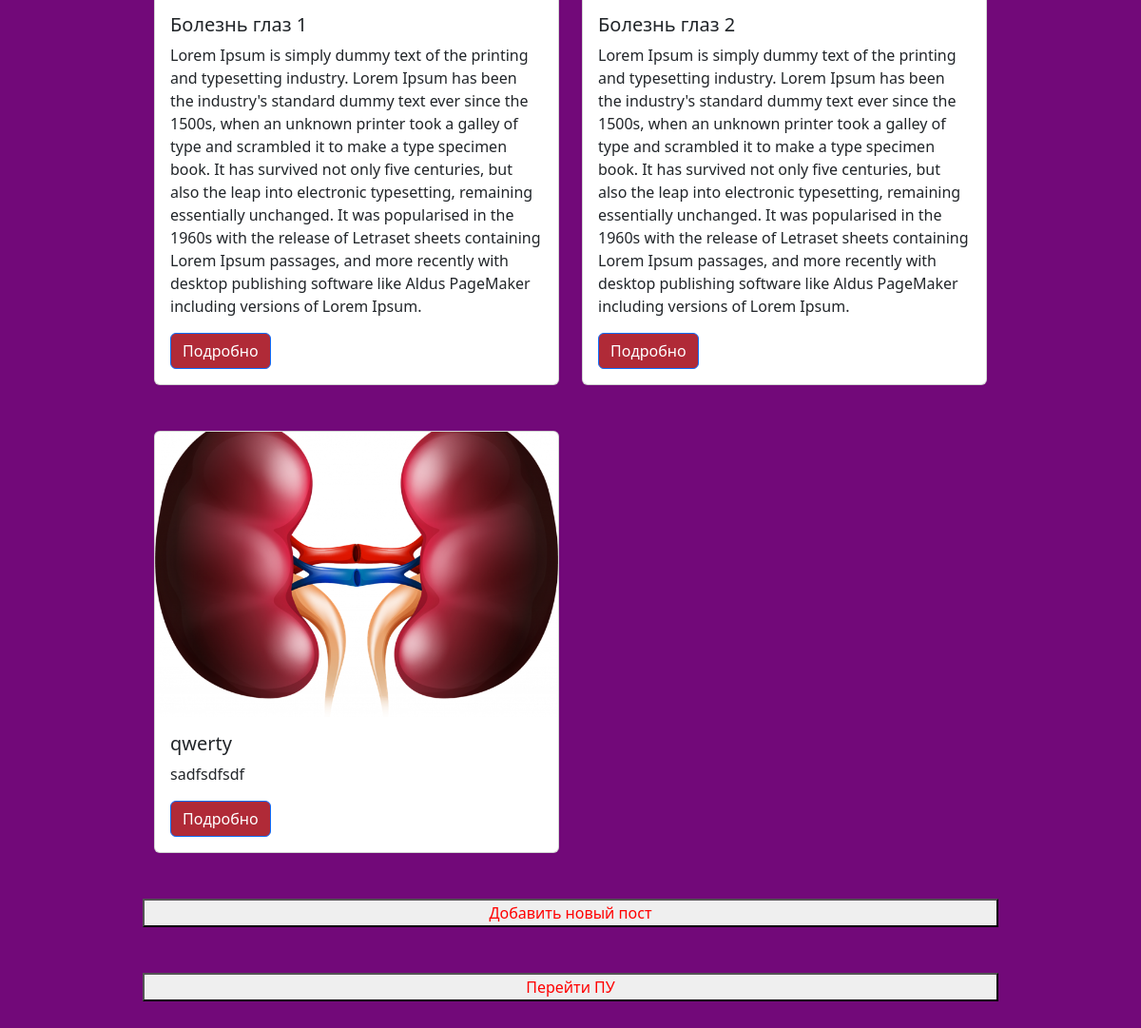
The page /medshows/ (lower part) on the database as committed earlier.
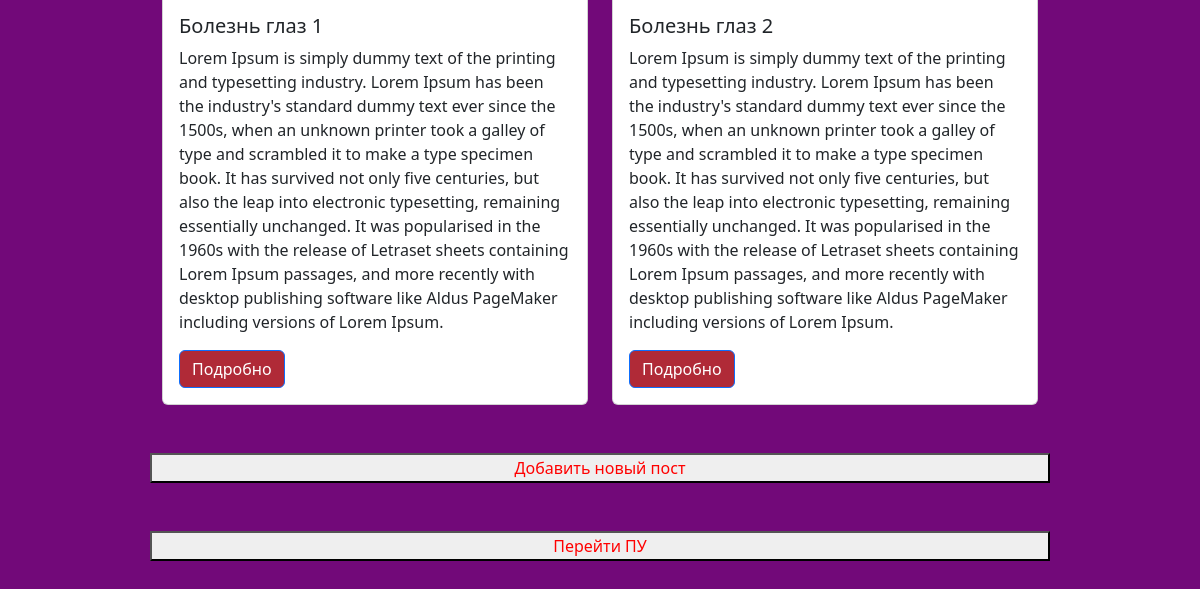
The same page on the database as committed later.
### medshows/models.py (models this page shows, shortened)
class MedicalShows(models.Model):
    TYPE_IMG = (
        ('HEART', "HEART"),
        ('KIDNEYS', 'KIDNEYS'),
        ("LIVER", "LIVER"),
        ('EYES', 'EYES')
    )
    title = models.CharField(max_length=100)
    description = models.TextField()
    images = models.ImageField(upload_to='')
    type = models.CharField(choices=TYPE_IMG, max_length=100)
    timeadd = models.DateTimeField()

### medshows/views.py (the view)
# urls.py: path('medshows/', views.MedShowListView.as_view(), name='medshow'),
class MedShowListView(generic.ListView):
    template_name = 'medpost.html'
    queryset = models.MedicalShows.objects.all()
    def get_queryset(self):
        return models.MedicalShows.objects.all()

### templates/medpost.html (shortened to what this page needs)
<!DOCTYPE html>
{% load static %}
<html lang="en">
<head>
    <link rel="stylesheet" type="text/css" href="{%static 'css/bootstrap.css/'%}" />
</head>
<body>
<br>
<div class="container posts__container">
<div class="row gy-5"><br>
            {% for i in object_list %}
      <div class="col-6">
            <div class="card" >
  <img src="{{ i.images.url }}" class="card-img-top post__image" alt="...">
  <div class="card-body">
    <h5 class="card-title">{{ i.title }}</h5>
    <p class="card-text">{{ i.description }}</p>
    <a href="/medshows/{{ i.id }}/" class="btn btn-primary">Подробно</a>
    </div>
    </div>
                </div>
            {% endfor %}
<button><a href="/add-shows">Добавить новый пост</a></button>
    <button><a href="/admin">Перейти ПУ</a></button>
</div>
</div>
</body>
</html>

Rows that differ between the two databases and show on the page:
removed MedicalShows: images (picture), title "qwerty", description "sadfsdfsdf"
